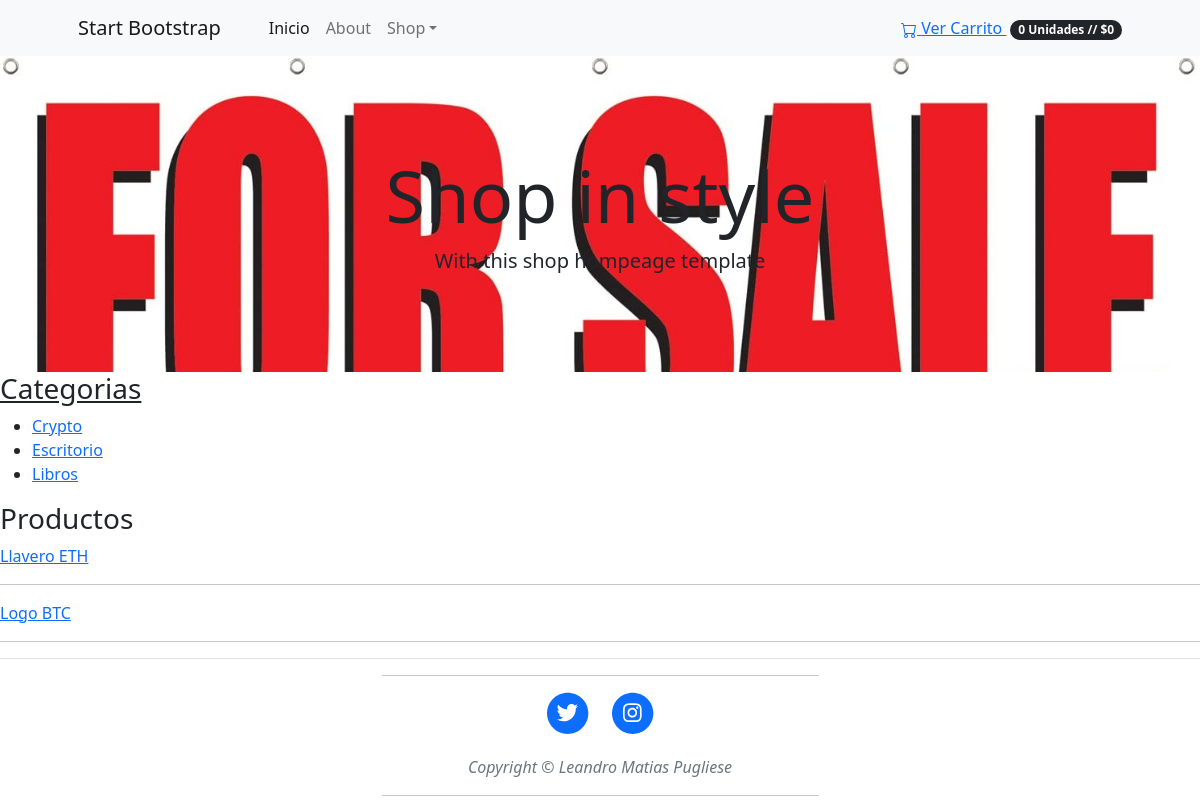
/crypto/, run on the app's committed database.
### shop/models.py (models this page shows, shortened)
class Categoria(models.Model):
    nombre = models.CharField(max_length=200, db_index=True)
    slug = models.SlugField(max_length=200, unique=True)
    class Meta:
        ordering = ("nombre",)
        verbose_name = "categoria"
        verbose_name_plural = "categorias"
    def get_absolute_url(self):
        return reverse('shop:Producto_por_Categoria', args=[self.slug])

class Producto(models.Model):
    categoria = models.ForeignKey(Categoria, related_name="productos", on_delete=models.CASCADE)
    nombre = models.CharField(max_length=200, db_index=True)
    slug = models.SlugField(max_length=200, db_index=True)
    imagen = models.ImageField(upload_to="productos/%Y/%m/%d", blank=True)
    descripcion = models.TextField(blank=True)
    precio = models.DecimalField(max_digits=10, decimal_places=2)
    disponibilidad = models.BooleanField(default=True)
    fecha_creacion = models.DateTimeField(auto_now_add=True)
    fecha_actualizacion = models.DateField(auto_now=True)
    class Meta:
        ordering = ("nombre",)
        index_together = (("id", "slug"),)
    def get_absolute_url(self):
        return reverse("shop:Detalle_Producto", args=[self.id, self.slug])

### shop/views.py (the view)
# urls.py: path('<slug:categoria_slug>/', views.lista_producto, name = "Producto_por_Categoria"),
def lista_producto(request, categoria_slug=None):
    categoria = None
    categorias = Categoria.objects.all()
    productos = Producto.objects.filter(disponibilidad=True)
    if categoria_slug:
        categoria = get_object_or_404(Categoria, slug=categoria_slug)
        productos = productos.filter(categoria=categoria)
    return render(request, "shop/productos/lista.html",
    {
        "categoria": categoria,
        "categorias": categorias,
        "productos": productos
    })

### carrito/carrito.py (called while the page is built)
    def get_total_price(self):
        return sum(Decimal(item["precio"]) * item["quantity"] for item in self.carrito.values())

    def get_total_item(self):
        return sum(item["quantity"] for item in self.carrito.values())

### carrito/procesador_contexto.py (called while the page is built)
def carrito(request):
    return {'carrito': Carrito(request)}

### shop/templates/shop/productos/lista.html (shortened to what this page needs)
{% extends "shop/base.html" %}
{% load static %}
{% block contenido%}
<div id="sidebar">
    <h3><u>Categorias</u></h3>
    <ul>
        {% for object in categorias %}
            <li>
                <a href="{{object.get_absolute_url}}">{{object.nombre}}</a>
            </li>
        {% endfor %}
    </ul>
    <div id="main">
        <h3>Productos</h3>
        {% for object in productos %}
            <a href="{{object.get_absolute_url}}">{{object.nombre}}</a>
            <hr>
        {% endfor%}
    </div>
</div>
{% endblock %}

### data on the page
Categoria: nombre "Crypto"
Categoria: nombre "Escritorio"
Categoria: nombre "Libros"
Producto: nombre "Llavero ETH"
Producto: nombre "Logo BTC"

### other printed values
{{ carrito.get_total_item }} "0"
{{ carrito.get_total_price }} "0"
